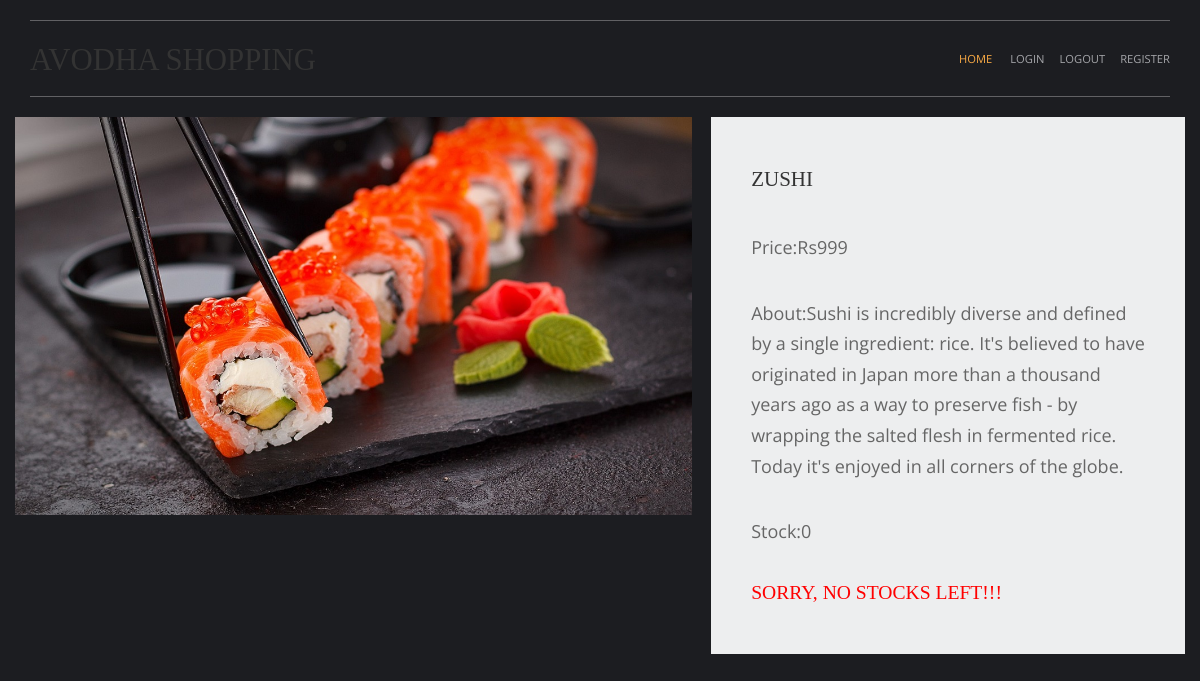
Page /fish-recipes/zushi on the committed database.
### shop/models.py (models this page shows, shortened)
class Products(models.Model):
    name=models.CharField(max_length=100, unique=True)
    slug=models.SlugField(max_length=100, unique=True)
    img=models.ImageField(upload_to='product')
    desc=models.TextField()
    stock=models.IntegerField()
    available=models.BooleanField()
    price=models.IntegerField()
    category=models.ForeignKey(categ, on_delete=models.CASCADE)

### shop/views.py (the view)
# urls.py: path('<slug:c_slug>/<slug:product_slug>', views.prodDetails, name='details'),
def prodDetails(request,c_slug,product_slug):
    try:
        prodt=Products.objects.get(category__slug=c_slug,slug=product_slug)
    except Exception as e:
        raise e
    return render(request, 'Item.html',{'pr':prodt})

### Templates/Item.html (shortened to what this page needs)
{% extends 'base.html' %}
{% load static %}
{% block content %}
<!DOCTYPE html>
<html lang="en">
<head>
    <link href="{% static 'PR/fontawesome/css/all.min.css' %}" rel="stylesheet" />
    <link href="{% static 'PR/css/templatemo-comparto.css' %}" rel="stylesheet" />
</head>
<body>
        </div>
        <section class="tm-mb-1" id="about">
            <div class="tm-row tm-about-row">
                <div class="tm-section-1-l">
                    <img src="{{pr.img.url}}" alt="About image" class="tm-img-responsive">
                </div>
                <article class="tm-section-1-r tm-bg-color-8">
                    <h2 class="tm-mb-2 tm-title-color">{{pr.name}}</h2>
                    <p>Price:Rs{{pr.price}}</p>
                    <p>About:{{pr.desc}}</p>
                    <p>Stock:{{pr.stock}}</p>
                    {% if pr.stock <= 0 %}
                    <h1 style="color:red">Sorry, No Stocks Left!!!</h1>
                    {% else %}
                    <a href="{% url 'addcart' pr.id %}" class="tm-btn tm-btn-1 tm-link-to-services">Buy</a>
                    {% endif %}
                </article>
            </div>
        </section>
</body>
</html>
{% endblock %}

### static/HM/layout/styles/layout.css (style rules this page uses)
*, *::before, *::after { transition:all .3s ease-in-out; }
body { color:#A5A6AA; background-color:#1C1D21; }

### static/PR/css/templatemo-comparto.css (style rules this page uses)
*, *::before, *::after { box-sizing: border-box; outline: none; }
ul, h1, h2, h3, h4, p, figure { padding: 0; margin: 0; }
body { font-family: 'Open Sans', Arial, sans-serif; font-size: 18px; overflow-x: hidden; padding-left: 15px; padding-right: 15px; margin: 0; }
h2 { font-size: 1.5rem; }
p { color: #666; line-height: 1.7; margin-bottom: 35px; }
h1, h2, h3, h4, h5, h6 { color: #333; }
.tm-mb-1 { margin-bottom: 20px; }
.tm-mb-2 { margin-bottom: 40px; }
.tm-bg-color-8 { background-color: #EDEEEF; }
.tm-img-responsive { max-width: 100%; height: auto; }
.tm-section-1-l { width: 57.85%; margin-right: 1.65%; }
.tm-section-1-r { padding: 50px 40px; width: 40.5%; }
.tm-row { display: flex; }

### static/HM/layout/styles/framework.css (style rules this page uses)
html { overflow-y:scroll; overflow-x:hidden; }
html, body { margin:0; padding:0; font-size:14px; line-height:1.6em; }
*, *::before, *::after { box-sizing:border-box; }
img { width:auto; max-width:100%; height:auto; margin:0; padding:0; border:none; line-height:normal; vertical-align:middle; }
body, input, textarea, select { font-family:Verdana, Geneva, sans-serif; }
h1, h2, h3, h4, h5, h6, .heading { font-family:Georgia, "Times New Roman", Times, serif; }
::placeholder { opacity:1; }
h1, h2, h3, h4, h5, h6, .heading { margin:0 0 20px 0; font-size:1.4rem; line-height:normal; font-weight:normal; text-transform:uppercase; }
address, article, aside, figcaption, figure, footer, header, main, nav, section { display:block; margin:0; padding:0; }

### rows in the picture
Products: img (picture), name "ZUSHI", price "999", desc "Sushi is incredibly diverse and defined by a single ingredient: rice. It's believed to have originated in Japan more than a thousand years ago as a way to preserve fish - by wrapping the salted flesh in fermented rice. Today it's enjoyed in all corners of the globe.", stock "0"
